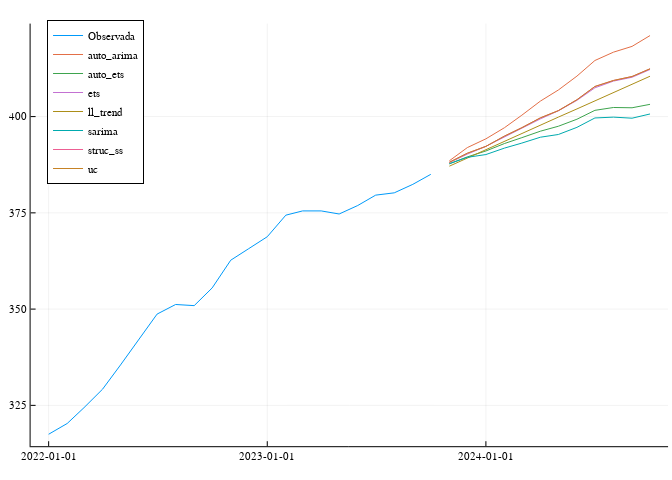

Notebook source saved alongside this figure:
### Markdown cell above
Graficar pronósticos de una serie:

### Code cell
Plots.plotly()
df_plot = DataFrames.filter(
	:Variable => ==("Alimentos y Bebidas no Alcohólicas"),
	df_all)
df_plot = DataFrames.filter(
	:Fechas => >=(Dates.Date.("2022-01-01")),
	df_plot)
@df df_plot Plots.plot(
	:Fechas, :Indice, 
	group = :Serie, 
	legend=:topleft)

### Figure 1 — Plotly figure (JSON) as saved in the notebook; plotly's stock layout.template omitted (floating-point values rounded to 4 significant figures)
{"data": [{"colorbar": {"len": 0.9604, "title": "", "x": 0.9941, "y": 0.5116}, "legendgroup": "Observada", "line": {"color": "rgba(0, 154, 250, 1.000)", "dash": "solid", "shape": "linear", "width": 1}, "mode": "lines", "name": "Observada", "showlegend": true, "type": "scatter", "x": [738200.0, 738200.0, 738200.0, 738200.0, 738300.0, 738300.0, 738300.0, 738400.0, 738400.0, 738400.0, 738500.0, 738500.0, 738500.0, 738600.0, 738600.0, 738600.0, 738600.0, 738700.0, 738700.0, 738700.0, 738800.0, 738800.0], "xaxis": "x", "y": [317.5, 320.3, 324.4, 329.2, 335.5, 342.3, 348.7, 351.2, 350.9, 355.5, 362.7, 365.7, 368.8, 374.4, 375.5, 375.5, 374.7, 376.9, 379.6, 380.2, 382.4, 385.0], "yaxis": "y"}, {"colorbar": {"len": 0.9604, "title": "", "x": 0.9941, "y": 0.5116}, "legendgroup": "auto_arima", "line": {"color": "rgba(227, 111, 71, 1.000)", "dash": "solid", "shape": "linear", "width": 1}, "mode": "lines", "name": "auto_arima", "showlegend": true, "type": "scatter", "x": [738800.0, 738900.0, 738900.0, 738900.0, 738900.0, 739000.0, 739000.0, 739000.0, 739100.0, 739100.0, 739100.0, 739200.0], "xaxis": "x", "y": [388.5, 391.9, 394.2, 397.1, 400.4, 404.0, 406.9, 410.5, 414.6, 416.7, 418.2, 421.0], "yaxis": "y"}, {"colorbar": {"len": 0.9604, "title": "", "x": 0.9941, "y": 0.5116}, "legendgroup": "auto_ets", "line": {"color": "rgba(62, 164, 78, 1.000)", "dash": "solid", "shape": "linear", "width": 1}, "mode": "lines", "name": "auto_ets", "showlegend": true, "type": "scatter", "x": [738800.0, 738900.0, 738900.0, 738900.0, 738900.0, 739000.0, 739000.0, 739000.0, 739100.0, 739100.0, 739100.0, 739200.0], "xaxis": "x", "y": [387.7, 389.5, 391.1, 393.0, 394.5, 396.2, 397.5, 399.3, 401.6, 402.4, 402.3, 403.2], "yaxis": "y"}, {"colorbar": {"len": 0.9604, "title": "", "x": 0.9941, "y": 0.5116}, "legendgroup": "ets", "line": {"color": "rgba(195, 113, 210, 1.000)", "dash": "solid", "shape": "linear", "width": 1}, "mode": "lines", "name": "ets", "showlegend": true, "type": "scatter", "x": [738800.0, 738900.0, 738900.0, 738900.0, 738900.0, 739000.0, 739000.0, 739000.0, 739100.0, 739100.0, 739100.0, 739200.0], "xaxis": "x", "y": [388.0, 390.2, 392.3, 394.8, 397.0, 399.4, 401.5, 404.2, 407.5, 409.2, 410.2, 412.2], "yaxis": "y"}, {"colorbar": {"len": 0.9604, "title": "", "x": 0.9941, "y": 0.5116}, "legendgroup": "ll_trend", "line": {"color": "rgba(172, 142, 24, 1.000)", "dash": "solid", "shape": "linear", "width": 1}, "mode": "lines", "name": "ll_trend", "showlegend": true, "type": "scatter", "x": [738800.0, 738900.0, 738900.0, 738900.0, 738900.0, 739000.0, 739000.0, 739000.0, 739100.0, 739100.0, 739100.0, 739200.0], "xaxis": "x", "y": [387.1, 389.2, 391.4, 393.5, 395.6, 397.7, 399.9, 402.0, 404.1, 406.2, 408.4, 410.5], "yaxis": "y"}, {"colorbar": {"len": 0.9604, "title": "", "x": 0.9941, "y": 0.5116}, "legendgroup": "sarima", "line": {"color": "rgba(0, 170, 174, 1.000)", "dash": "solid", "shape": "linear", "width": 1}, "mode": "lines", "name": "sarima", "showlegend": true, "type": "scatter", "x": [738800.0, 738900.0, 738900.0, 738900.0, 738900.0, 739000.0, 739000.0, 739000.0, 739100.0, 739100.0, 739100.0, 739200.0], "xaxis": "x", "y": [387.8, 389.4, 390.1, 391.8, 393.1, 394.6, 395.3, 397.2, 399.6, 399.9, 399.6, 400.7], "yaxis": "y"}, {"colorbar": {"len": 0.9604, "title": "", "x": 0.9941, "y": 0.5116}, "legendgroup": "struc_ss", "line": {"color": "rgba(237, 94, 147, 1.000)", "dash": "solid", "shape": "linear", "width": 1}, "mode": "lines", "name": "struc_ss", "showlegend": true, "type": "scatter", "x": [738800.0, 738900.0, 738900.0, 738900.0, 738900.0, 739000.0, 739000.0, 739000.0, 739100.0, 739100.0, 739100.0, 739200.0], "xaxis": "x", "y": [388.1, 390.5, 392.3, 394.9, 397.1, 399.7, 401.5, 404.4, 407.8, 409.4, 410.4, 412.4], "yaxis": "y"}, {"colorbar": {"len": 0.9604, "title": "", "x": 0.9941, "y": 0.5116}, "legendgroup": "uc", "line": {"color": "rgba(198, 130, 37, 1.000)", "dash": "solid", "shape": "linear", "width": 1}, "mode": "lines", "name": "uc", "showlegend": true, "type": "scatter", "x": [738800.0, 738900.0, 738900.0, 738900.0, 738900.0, 739000.0, 739000.0, 739000.0, 739100.0, 739100.0, 739100.0, 739200.0], "xaxis": "x", "y": [388.1, 390.5, 392.3, 394.9, 397.1, 399.7, 401.5, 404.4, 407.8, 409.4, 410.4, 412.4], "yaxis": "y"}], "layout": {"annotations": [], "height": 480, "legend": {"bgcolor": "rgba(255, 255, 255, 1.000)", "bordercolor": "rgba(0, 0, 0, 1.000)", "borderwidth": 1, "font": {"color": "rgba(0, 0, 0, 1.000)", "family": "sans-serif", "size": 11}, "title": {"font": {"color": "rgba(0, 0, 0, 1.000)", "family": "sans-serif", "size": 15}, "text": ""}, "tracegroupgap": 0, "traceorder": "normal", "x": 0.07, "xanchor": "left", "y": 1.0, "yanchor": "top"}, "margin": {"b": 20, "l": 0, "r": 0, "t": 20}, "paper_bgcolor": "rgba(255, 255, 255, 1.000)", "plot_bgcolor": "rgba(255, 255, 255, 1.000)", "showlegend": true, "width": 672, "xaxis": {"anchor": "y", "domain": [0.04554, 0.9941], "gridcolor": "rgba(0, 0, 0, 0.100)", "gridwidth": 0.5, "linecolor": "rgba(0, 0, 0, 1.000)", "mirror": false, "range": [738100.0, 739200.0], "showgrid": true, "showline": true, "showticklabels": true, "tickangle": 0, "tickcolor": "rgb(0, 0, 0)", "tickfont": {"color": "rgba(0, 0, 0, 1.000)", "family": "sans-serif", "size": 11}, "tickmode": "array", "ticks": "inside", "ticktext": ["2022-01-01", "2023-01-01", "2024-01-01"], "tickvals": [738200.0, 738500.0, 738900.0], "title": "", "titlefont": {"color": "rgba(0, 0, 0, 1.000)", "family": "sans-serif", "size": 15}, "type": "-", "visible": true, "zeroline": false, "zerolinecolor": "rgba(0, 0, 0, 1.000)"}, "yaxis": {"anchor": "x", "domain": [0.03135, 0.9918], "gridcolor": "rgba(0, 0, 0, 0.100)", "gridwidth": 0.5, "linecolor": "rgba(0, 0, 0, 1.000)", "mirror": false, "range": [314.4, 424.1], "showgrid": true, "showline": true, "showticklabels": true, "tickangle": 0, "tickcolor": "rgb(0, 0, 0)", "tickfont": {"color": "rgba(0, 0, 0, 1.000)", "family": "sans-serif", "size": 11}, "tickmode": "array", "ticks": "inside", "ticktext": ["325", "350", "375", "400"], "tickvals": [325.0, 350.0, 375.0, 400.0], "title": "", "titlefont": {"color": "rgba(0, 0, 0, 1.000)", "family": "sans-serif", "size": 15}, "type": "-", "visible": true, "zeroline": false, "zerolinecolor": "rgba(0, 0, 0, 1.000)"}}}
